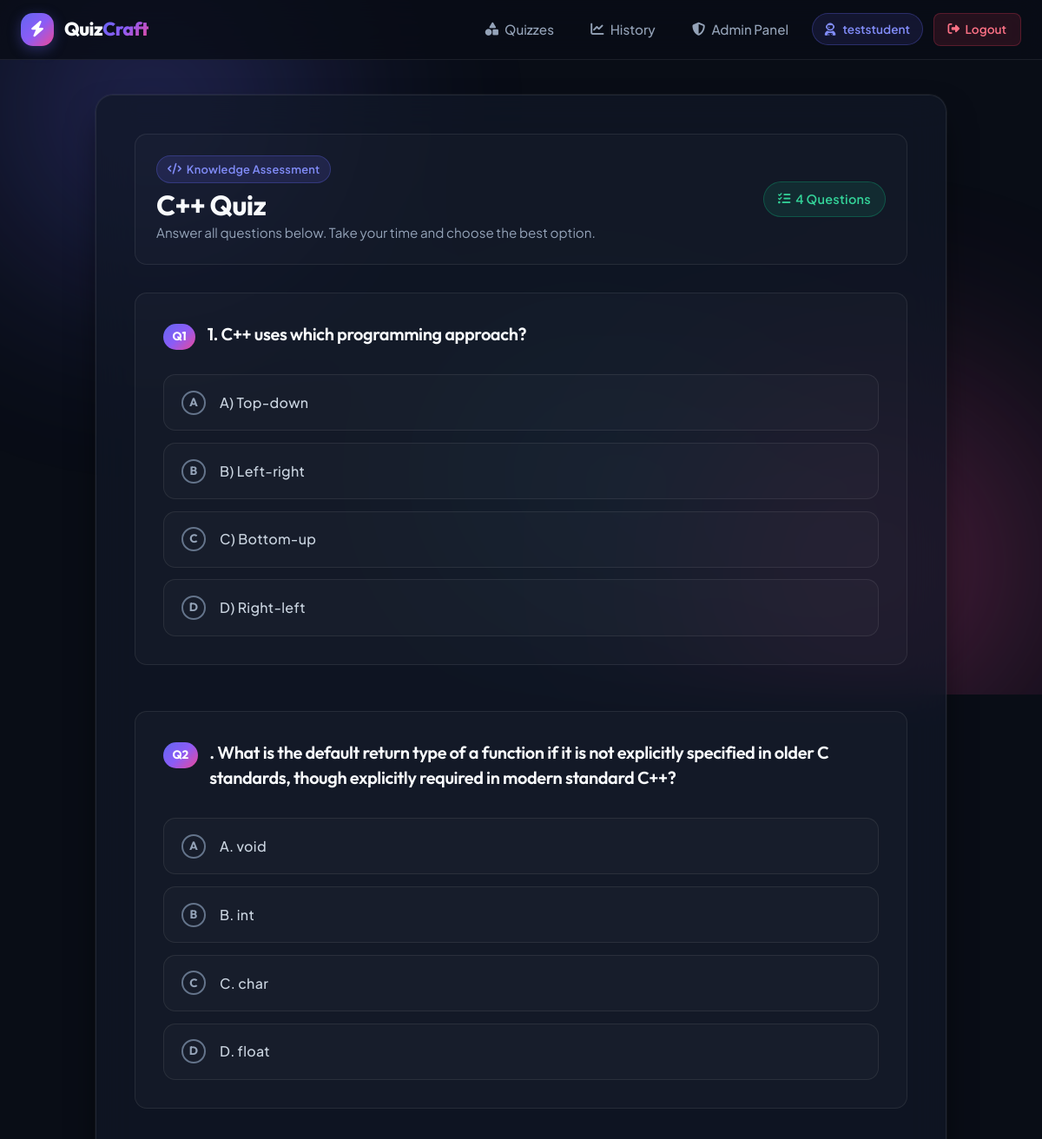
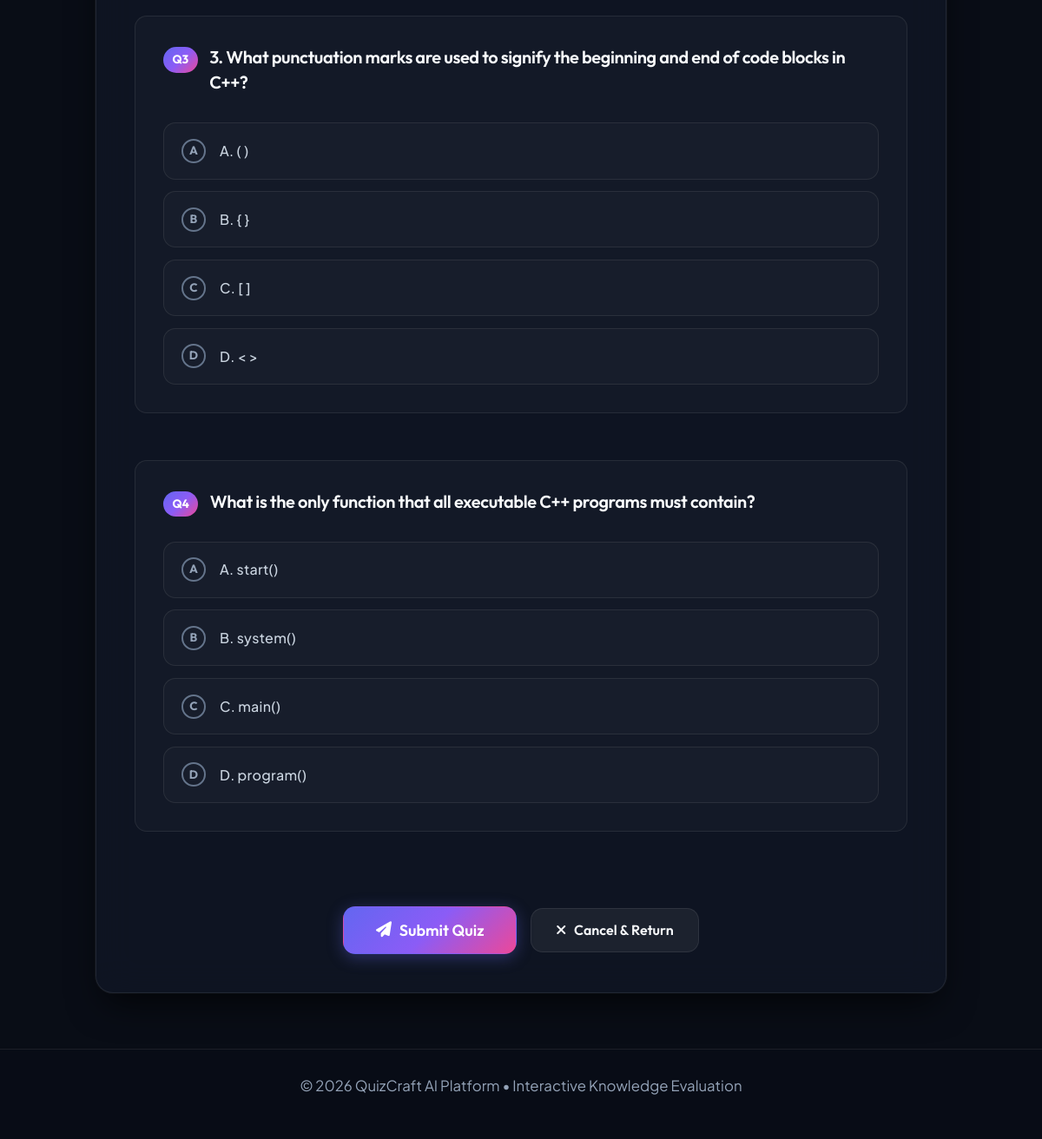
Page /quiz/3/ (signed in) on the committed database (2 pictures, top to bottom).
### ai_quiz/models.py (models this page shows, shortened)
class Quiz(models.Model):
    name = models.CharField(max_length=100)
    number_of_questions = models.IntegerField()

class Question(models.Model):
    quiz = models.ForeignKey(Quiz, on_delete=models.CASCADE)
    question_text = models.CharField(max_length=500)
    option1 = models.CharField(max_length=200)
    option2 = models.CharField(max_length=200)
    option3 = models.CharField(max_length=200)
    option4 = models.CharField(max_length=200)
    correct_answer = models.CharField(max_length=200)

### ai_quiz/views.py (the view, shortened to what this page needs)
# urls.py: path('quiz/<int:quiz_id>/', views.start_quiz, name='start_quiz'),
@login_required
def start_quiz(request, quiz_id):
    quiz = get_object_or_404(Quiz, id=quiz_id)
    questions = quiz.question_set.all().order_by('id')[:quiz.number_of_questions]
    total_q = questions.count()
    return render(request, 'quiz.html', {
        'quiz': quiz,
        'questions': questions,
        'total_questions': total_q
    })

### ai_quiz/templates/quiz.html (shortened to what this page needs)
{% extends 'base.html' %}
{% block content %}
<div class="quiz-header">
    <div>
        <div style="margin-bottom: 0.35rem;">
            <span class="badge badge-primary">
                <i class="fa-solid fa-code"></i> Knowledge Assessment
            </span>
        </div>
        <h1 style="margin: 0; font-size: 2rem;">{{ quiz.name }}</h1>
        <p style="margin: 0; font-size: 0.95rem; color: var(--text-muted);">
            Answer all questions below. Take your time and choose the best option.
        </p>
    </div>
    <div>
        <span class="badge badge-success" style="font-size: 0.9rem; padding: 0.5rem 1rem;">
            <i class="fa-solid fa-list-check"></i> {{ questions|length }} Questions
        </span>
    </div>
</div>
{% if questions %}
    <form method="POST" id="quizForm">
        {% for question in questions %}
            <div class="question-card" id="q-card-{{ question.id }}">
                <div class="question-header">
                    <span class="question-badge">Q{{ forloop.counter }}</span>
                    <h3 class="question-title">{{ question.question_text }}</h3>
                </div>
                <div class="options-list">
                    <label class="quiz-option" onclick="selectOption(this, '{{ question.id }}')">
                        <span class="option-indicator">A</span>
                        <span class="option-text">{{ question.option1 }}</span>
                    </label>
                    <label class="quiz-option" onclick="selectOption(this, '{{ question.id }}')">
                        <span class="option-indicator">B</span>
                        <span class="option-text">{{ question.option2 }}</span>
                    </label>
                    <label class="quiz-option" onclick="selectOption(this, '{{ question.id }}')">
                        <span class="option-indicator">C</span>
                        <span class="option-text">{{ question.option3 }}</span>
                    </label>
                    <label class="quiz-option" onclick="selectOption(this, '{{ question.id }}')">
                        <span class="option-indicator">D</span>
                        <span class="option-text">{{ question.option4 }}</span>
                    </label>
                </div>
            </div>
        {% endfor %}
        <div style="display: flex; gap: 1rem; justify-content: center; align-items: center; margin-top: 2rem; flex-wrap: wrap;">
            <button type="submit" class="btn btn-primary btn-lg" style="min-width: 200px;">
                <i class="fa-solid fa-paper-plane"></i> Submit Quiz
            </button>
            <a href="{% url 'home' %}" class="btn btn-secondary">
                <i class="fa-solid fa-xmark"></i> Cancel & Return
            </a>
        </div>
    </form>
{% endif %}
{% endblock %}

### ai_quiz/templates/base.html (shortened to what this page needs)
{% load static %}
<!DOCTYPE html>
<html lang="en">
<head>
    <link rel="stylesheet" href="https://cdnjs.cloudflare.com/ajax/libs/font-awesome/6.5.1/css/all.min.css">
    <link rel="stylesheet" href="{% static 'style.css' %}?v=4">
</head>
<body>
    <div class="bg-ambient">
        <div class="ambient-orb orb-1"></div>
        <div class="ambient-orb orb-2"></div>
        <div class="ambient-orb orb-3"></div>
    </div>
    <header class="site-header">
        <nav class="navbar">
            <a href="{% if user.is_authenticated %}{% url 'home' %}{% else %}{% url 'landing' %}{% endif %}" class="brand">
                <div class="brand-icon">
                    <i class="fa-solid fa-bolt"></i>
                </div>
                <div class="brand-text">
                    Quiz<span>Craft</span>
                </div>
            </a>
            <div class="nav-menu">
                {% if user.is_authenticated %}
                    <a href="{% url 'home' %}" class="nav-link">
                        <i class="fa-solid fa-shapes"></i> Quizzes
                    </a>
                    <a href="{% url 'history' %}" class="nav-link">
                        <i class="fa-solid fa-chart-line"></i> History
                    </a>
                    <a href="{% url 'admin_dashboard' %}" class="nav-link">
                        <i class="fa-solid fa-shield-halved"></i> Admin Panel
                    </a>
                    <div class="user-badge">
                        <i class="fa-solid fa-user-astronaut"></i> {{ user.username }}
                    </div>
                    <a href="{% url 'logout' %}" class="btn-nav-logout" title="Log Out">
                        <i class="fa-solid fa-right-from-bracket"></i> Logout
                    </a>
                {% endif %}
            </div>
        </nav>
    </header>
    <main class="main-wrapper">
        <div class="container">
            {% block content %}
            {% endblock %}
        </div>
    </main>
    <footer class="site-footer">
        <p>&copy; 2026 QuizCraft AI Platform &bull; Interactive Knowledge Evaluation</p>
    </footer>
</body>
</html>

### rows in the picture
Quiz: name "C++ Quiz"
Question: question_text "1. C++ uses which programming approach?", option1 "A) Top-down", option2 "B) Left-right", option3 "C) Bottom-up", option4 "D) Right-left"
Question: question_text ". What is the default return type of a function if it is not explicitly specified in older C standards, though explicitly required in modern standard C++?", option1 "A. void", option2 "B. int", option3 "C. char", option4 "D. float"
Question: question_text "3. What punctuation marks are used to signify the beginning and end of code blocks in C++?", option1 "A. ( )", option2 "B. { }", option3 "C. [ ]", option4 "D. < >"
Question: question_text "What is the only function that all executable C++ programs must contain?", option1 "A. start()", option2 "B. system()", option3 "C. main()", option4 "D. program()"

### other values in the picture
{{ user.username }} "teststudent"
{{ questions|length }} "4"
